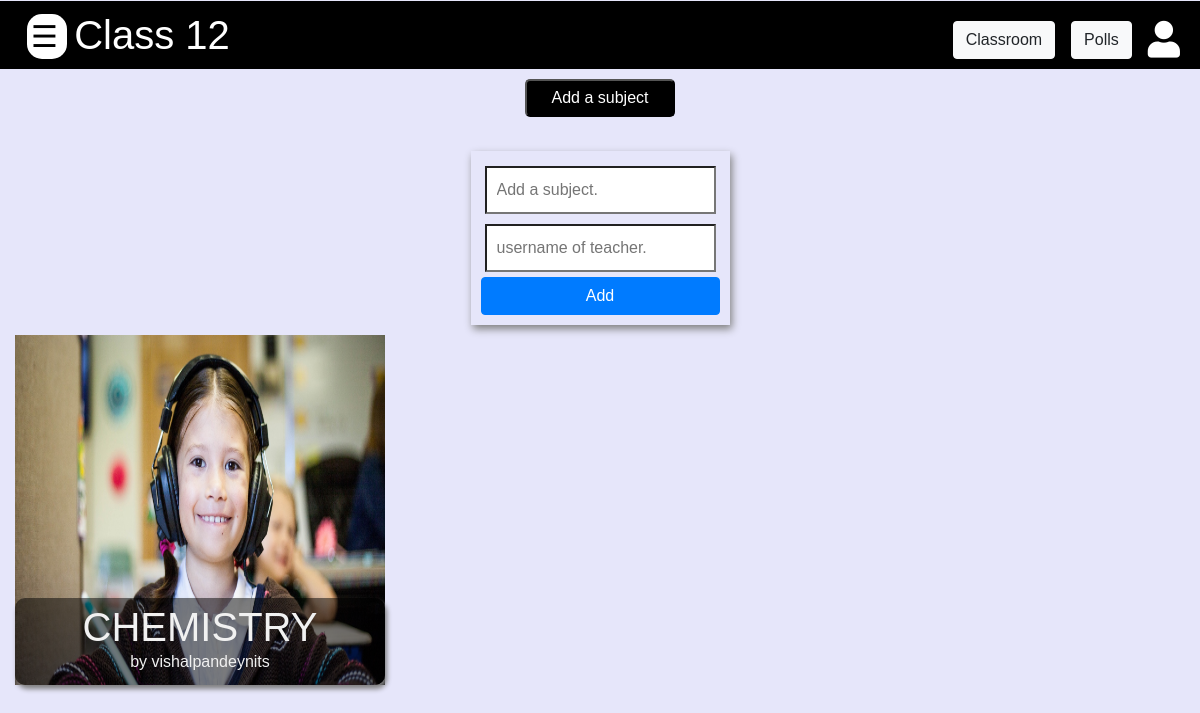
/guru/8RZv9BS9l9U/ (signed in), run on an earlier commit of the app's database.
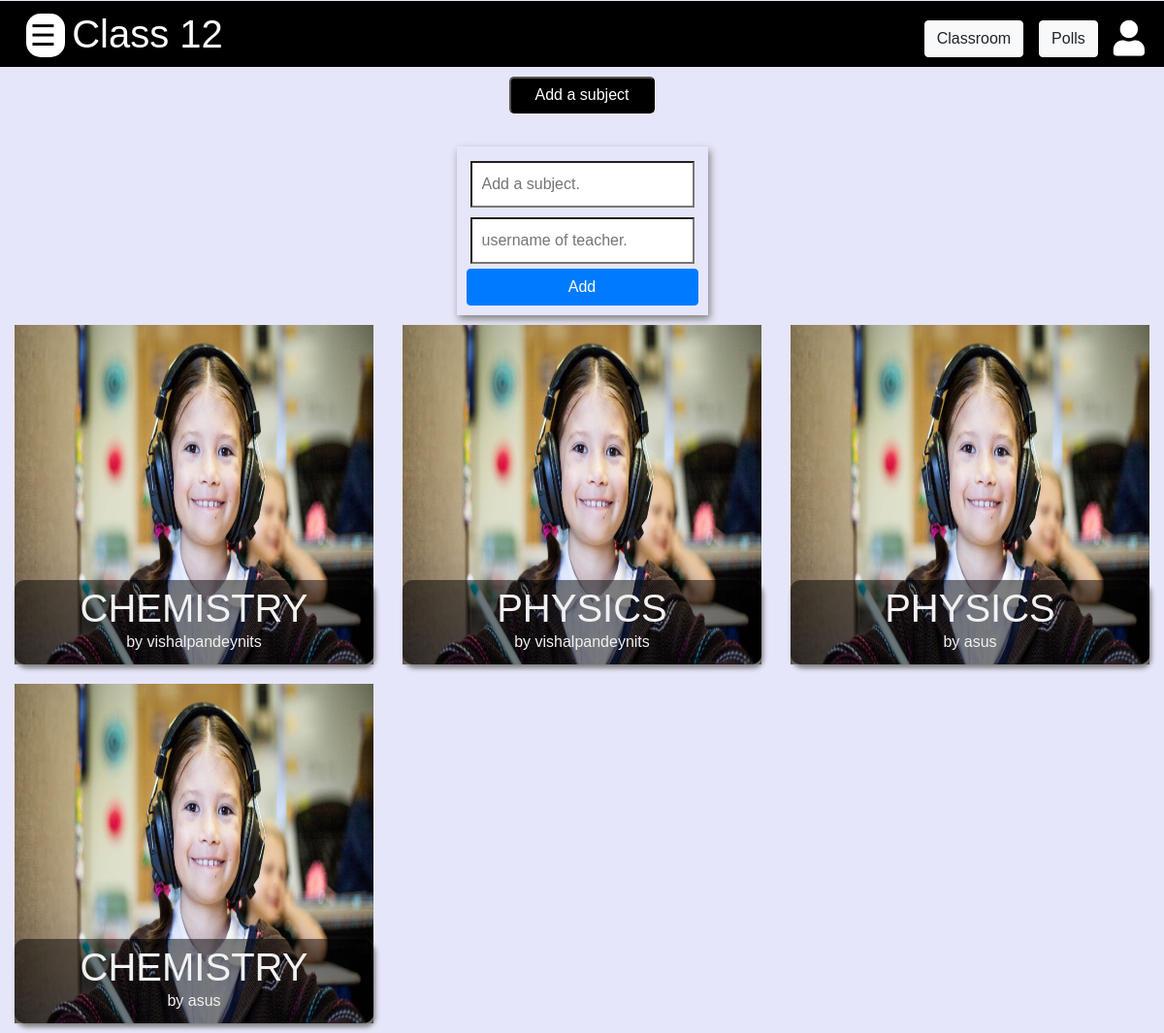
And on a later commit of the database.
### basic/models.py (models this page shows, shortened)
class Classroom(models.Model):
	created_by = models.ForeignKey(User, on_delete = models.CASCADE,related_name='created_by')
	members = models.ManyToManyField(User)
	teacher = models.ManyToManyField(User, related_name='classroom_teachers')
	special_permissions = models.ManyToManyField(User, related_name= "special_permissions")
	pending_members = models.ManyToManyField(User,related_name='pending_members')
	classroom_pic = models.ImageField(default="classroom.jpg",upload_to="classrooms/",null=True)
	class_name = models.CharField(max_length = 100)
	description = models.TextField(null=True, blank=True)
	created_on = models.DateTimeField(auto_now_add=True)
	unique_id = models.CharField(max_length=16,unique=True)
	need_permission = models.BooleanField(default=True)

class Subject(models.Model):
	classroom = models.ForeignKey(Classroom, on_delete = models.CASCADE)
	subject_name = models.CharField(max_length=50)
	teacher = models.ForeignKey(User,on_delete=models.CASCADE,related_name="teacher")
	upload_permission = models.ManyToManyField(User,related_name="upload_permitted")
	subject_pic = models.ImageField(upload_to="subject_content/")
	description = models.TextField(max_length=150)
	def __str__(self):
		return self.subject_name

### basic/views.py (the view)
# urls.py: path('guru/<unique_id>/',subjects,name="subjects"),
@login_required
def subjects(request, unique_id, form = None):
    classroom = Classroom.objects.get(unique_id=unique_id)
    if member_check(request.user,classroom):
        members = classroom.members.all()
        subjects = Subject.objects.all().filter(classroom=classroom)
        subject_teacher_check = Classroom.objects.filter(teacher=request.user).exists()
        admin_check = classroom.special_permissions.filter(username = request.user.username).exists()
        classes = Classroom.objects.all().filter(members=request.user)
        is_teacher = subject_teacher_check or admin_check
        if admin_check:
            if request.method=="POST":
                form = SubjectForm(request.POST)
                if form.is_valid():
                    subject=form.save(commit=False)
                    subject.classroom=classroom
                    try:
                        teacher = User.objects.get(username=request.POST.get('teacher'))
                        if not teacher and not members.filter(username=teacher.username).exists():
                            messages.add_message(request,messages.WARNING,"This user is not a member of this class. Tell him to join this classroom first.")
                        else:
                            subject.teacher = teacher
                            subject.save()
                            subject.upload_permission.add(teacher)
                            messages.add_message(request,messages.INFO,"Subject added")
                            classroom.teacher.add(teacher)
                            return redirect(f'/guru/{unique_id}/')
                    except User.DoesNotExist:
                        messages.add_message(request,messages.WARNING,"No such User exists.")
            else:
                form = SubjectForm()
        params = {
            'subjects':subjects,
            'form':form,
            'classroom':classroom,
            'is_teacher':is_teacher,
            'classes':classes
            }
        return render(request,'subjects.html',params)

### basic/forms.py
class SubjectForm(forms.ModelForm):
	class Meta:
		model = Subject
		fields = ['subject_name']

### basic/views.py (called while the page is built)
def member_check(user,classroom):
    member = classroom.members.all().filter(username=user.username)
    if member:
        return True
    raise Http404()

### templates/subjects.html (shortened to what this page needs)
{% extends 'base.html' %}
{% load static %}
{% load crispy_forms_tags %}
{% block content %}
<div>
	{% include 'navigation.html' %}
	<div id="vue-container" class="container-fluid">
		<div style="display:flex;justify-content: center;">
			<center> <button @click="addSubject" id="add-subject-btn"> Add a subject</button><center><br>
			{% if form %}
				<div v-if="addform" id="subject-add-form">
				<form  action="/guru/{{classroom.unique_id}}/"
					method="POST" enctype="multipart/form-data">
					<input type="text" name="subject_name" placeholder="Add a subject."
						 maxlength="50" required id="id_subject_name"><br>
					<input type="text" name="teacher" placeholder="username of teacher."><br>
					<button class="btn btn-block btn-primary" type="submit">Add </button>
				</form>
				</div>
			{% endif %}
		</div>
		<div v-if="subjects" class="row">
			{% for subject in subjects %}
			<div class="col-xs-12 col-md-6 col-lg-4">
				<a class="text-center" style="color:white;"
								href="{% url 'resources' classroom.unique_id subject.id  %}">
				<div class="subject-container">
				  <img src="/media/bga.jpg" alt="Notebook" style="width:100%;height:350px;">
				  <div class="content">
					    <h1>{{ subject|upper }}</h1>
					    <p>by {{subject.teacher }}</p>
				  </div>
				</div>
				</a>
			</div>
			{% endfor %}
		</div>
	</div>
</div>
{% endblock %}

### templates/base.html (shortened to what this page needs)
{% load static %}
<!DOCTYPE html>
<html>
<head>
<link href="https://maxcdn.bootstrapcdn.com/bootstrap/4.0.0/css/bootstrap.min.css" rel="stylesheet">
<link rel="stylesheet" href="{% static 'css/home.css' %}">
<link rel="stylesheet" href="{% static 'css/listpage.css' %}">
<link rel="stylesheet" href="https://use.fontawesome.com/releases/v5.5.0/css/all.css">
</head>
<body style="background:#E6E6FA;font-family: 'Bitter', serif;">
{% block content %} {% endblock %}
</body>
</html>

### templates/navigation.html (shortened to what this page needs)
<div class="row" >
    <div class="col-12">
      <div style="background:black;" class="p-1">
        <span class="pl-1 ml-2" id="openNav" onclick="openNav()">
          &#9776;
        </span>
        <span style="font-size:2.5em;color:white;">
          &nbsp; {{ classroom.class_name }}
        </span>
        <a style="color:white;font-size:2.3em;"  class="float-right mx-2 mt-2" href="{% url 'profile' user.username %}">
          <i class="fas fa-user mr-2"></i>
        </a>
        <a class="btn btn-light float-right mx-2 mt-3" href="{% url 'polls' classroom.unique_id %}">Polls</a>
        <a class="btn btn-light float-right mx-2 mt-3" href="/classroom/{{classroom.unique_id}}/">
          Classroom
        </a>
      </div>
    </div>
</div>

### static/css/home.css (style rules this page uses)
html * { font-family: 'Montserrat', sans-serif; scroll-behavior: smooth; }
#openNav { background:black; color:white; font-size:30px; cursor:pointer; width:40px; border-radius:15px; border-color:white; display: inline; float:left; position:relative; top:9px; left:15px; background:white; color:black; }

### static/css/listpage.css (style rules this page uses)
.content { background:#F8F8FF; margin-top:12px; padding: 20px; box-shadow: 2px 4px 5px grey; border-radius: 10px; }
a:link { text-decoration: none; }

### templates/subjects.html (style rules this page uses)
#subject-add-form { padding:10px; box-shadow:2px 4px 8px grey; }
#subject-add-form input { padding:10px; background:white; margin:5px 4px; }
#add-subject-btn { width:150px; color:white; border-radius:5px; background:black; text-align:center; padding:5px 10px; margin:10px 0px; }
* { box-sizing: border-box; }
.subject-container { position: relative; max-width: 800px; margin: 10px auto; line-height: 5px; }
.subject-container img { vertical-align: middle; }
.subject-container .content { position: absolute; bottom: 0; background: rgba(0, 0, 0, 0.5); color: #f1f1f1; width: 100%; padding: 5px; }

What changed in the data, as far as the page shows it:
added Subject: subject_name "PHYSICS", teacher "vishalpandeynits"
added Subject: subject_name "PHYSICS", teacher "asus"
added Subject: subject_name "CHEMISTRY", teacher "asus"
